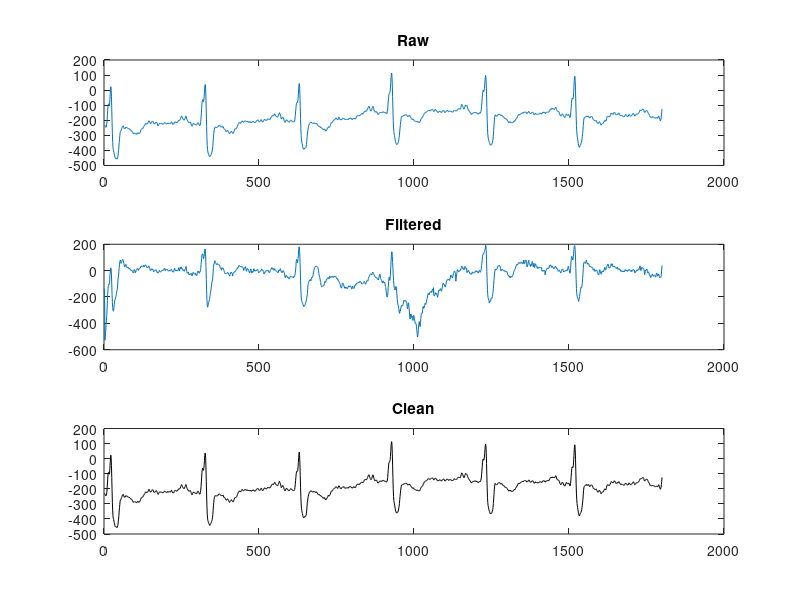
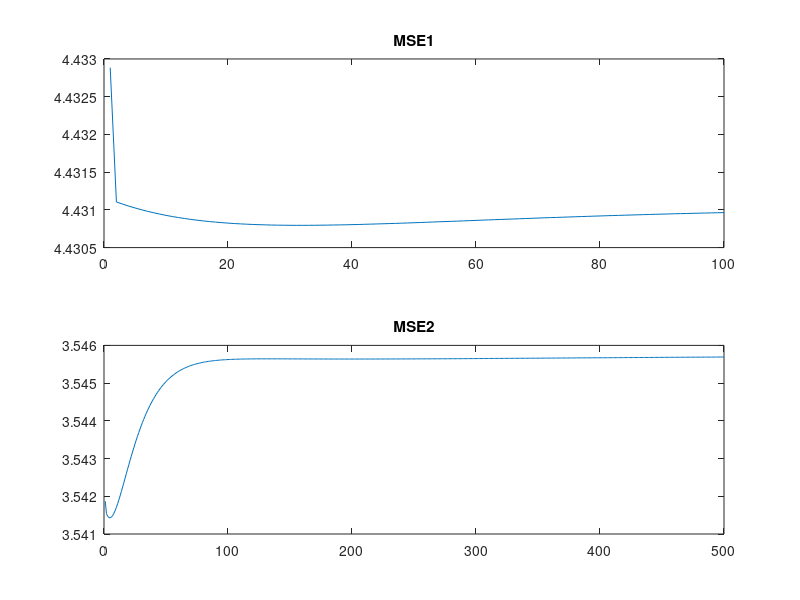

The MATLAB source for these figures, in order:
clear all;
clc;

%Load Data
Data = load('118e00m.mat');  %Noise Free Signal (Reference Signal)
D = cell2mat(struct2cell(Data));
D = D(1,:);
Data = load('118e06m.mat'); %Signal to be filtered
X = cell2mat(struct2cell(Data));
X = X(1,:);
Data = load('bwm.mat'); %Baseline wander Noise
Bw = cell2mat(struct2cell(Data));
Bw = Bw(1,:);
Data = load('mam.mat'); %Muscle Artifact
Ma = cell2mat(struct2cell(Data));
Ma = Ma(1,:);
Data = load('emm.mat'); %Electrode motion artifact
Em = cell2mat(struct2cell(Data));
Em = Em(1,:);

%%
f= 1800;
s = size(X,2);
d = D(56:56+f-1)'; %Clean Signal
x = X(56:56+f-1)'; %Taking the noisy portion of the input signal
bw = Bw(56:56+f-1)'; %Baseline wonder
ma = Ma(56:56+f-1)'; %Motion artifact
em = Em(56:56+f-1)'; %EMG artifact
N=3; %Sampling size
W=zeros(N,1); %Initialize weights

% Calculte the Covariance matrix of the given signal to estimate the
% optimum step-size(mu)
Cov = zeros(f,f);
Avg = mean(x);
for j = 1:f
    for i =1:f
        Cov(j, i) = ((x(j,1)-Avg)*(x(i,1)-Avg));
    end
end
Lamda = eig(Cov);
mu = 2/(min(Lamda)+max(Lamda));

itr=100; % Number of iterations
MSE1 =zeros(1,itr);

bww = [zeros(N-1,1); bw];
Ew = ma+em;
Eww = [zeros(N-1,1); Ew];

%LMS Algorithm - Filter Baseline Wander
 for i = 1:itr
    for k = 1:f
       Z = bww(k+N-1:-1:k);
       y = W'*Z;
       e(k,1) = x(k,1)-y;
       W = W + (2*mu*e(k,1))*Z;      
    end
     M = x-e;
     E = (M'*M)*1/f;
    MSE1(i) = log10(E);
 end
%%
W1=zeros(N,1); %Initialize weights
itr1=500;
MSE2 =zeros(1,itr1);

Cov1 = zeros(f,f);
Avg1 = mean(e);
for j = 1:f
    for i =1:f
        Cov1(j, i) = ((e(j,1)-Avg1)*(e(i,1)-Avg1));
    end
end
Lamda1 = eig(Cov1);
mu1 = 2/(min(Lamda1)+max(Lamda1));

%LMS Algorithm - EMG nad Motion removal
 for i = 1:itr1
    for k = 1:f
       Z1 = Eww(k+N-1:-1:k);
       y1 = W1'*Z1;
       e1(k,1) = e(k,1)-y1;       
       W1 = W1 + (2*mu1*e1(k,1))*Z1;      
    end
     E1 = (e-e1);
     E1 = (E1'*E1)*1/f;
     MSE2(i) = log10(E1);
 end

%Plots
subplot(3,1,1)
plot(x);title('Raw')
subplot(3,1,2)
plot(e1);title('Filtered')
subplot(3,1,3)
plot(d, 'k');title('Clean')

figure;
subplot(2,1,1)
plot(MSE1);title('MSE1');
subplot(2,1,2)
plot(MSE2);title('MSE2');

